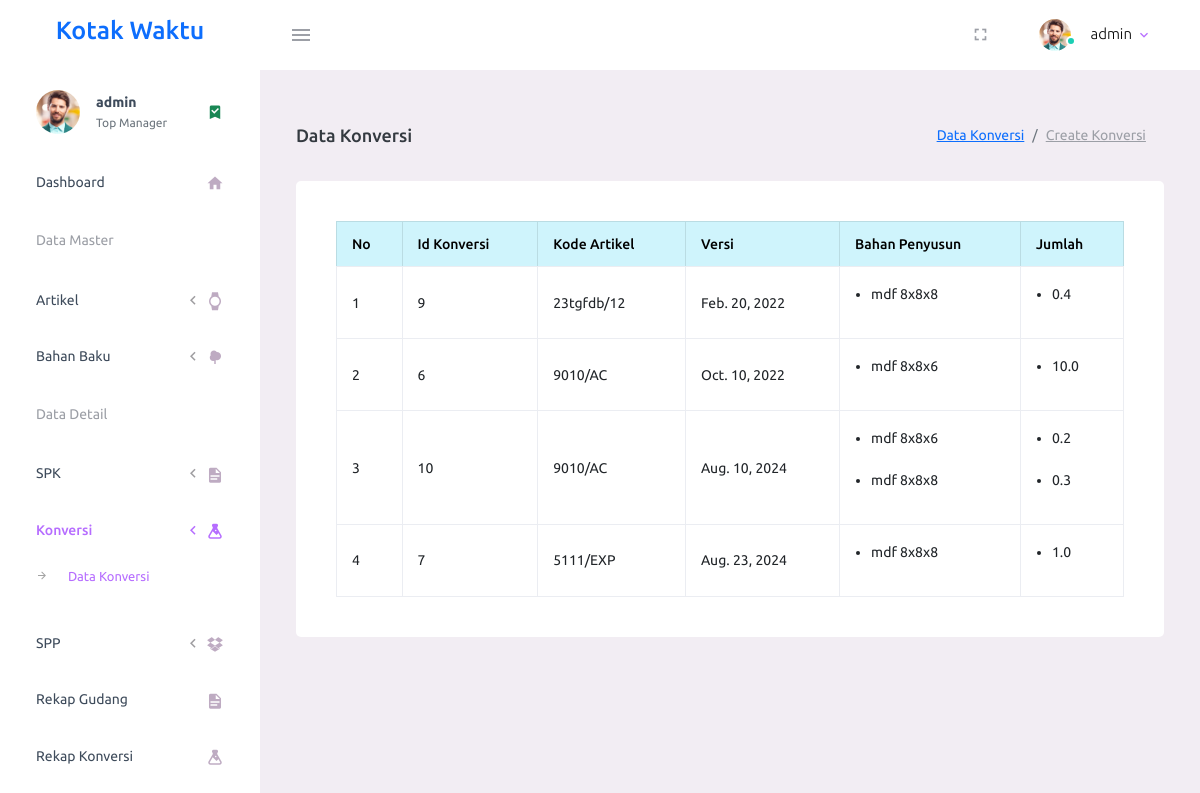
The app's page /read_konversi (signed in) with its own data.
### waktu/models.py (models this page shows)
class konversi(models.Model) :
    id_konversi = models.AutoField(primary_key=True)
    id_artikel = models.ForeignKey(artikel,on_delete=models.CASCADE)
    versi = models.DateField()
    def __str__(self) :
        return "{} - {}".format(self.id_artikel,self.versi)

class artikel(models.Model) :
    id_artikel = models.AutoField(primary_key=True)
    kode_artikel = models.CharField( max_length=100)
    keterangan =models.TextField(blank=True, null=True)
    def __str__(self) :
        return str(self.kode_artikel)

class detailkonversi(models.Model) :
    id_detailkonversi = models.AutoField(primary_key=True)
    id_konversi = models.ForeignKey(konversi,on_delete=models.CASCADE)
    id_bahanbaku = models.ForeignKey(bahanbaku,on_delete=models.CASCADE)
    kuantitas = models.FloatField()
    def __str__(self) :
        return str(self.id_detailkonversi)

class bahanbaku(models.Model) :
    id_bahanbaku= models.AutoField(primary_key=True)
    nama_bahanbaku = models.CharField(max_length=100)
    satuan =models.CharField(max_length=100)
    safety_stock = models.PositiveIntegerField()
    def __str__(self) :
        return str(self.nama_bahanbaku)

### waktu/decorators.py (the view)
        def wrap(request, *args, **kwargs) :
            group = None
            if request.user.groups.exists() :
                group = request.user.groups.all()[0].name
            if group in allowed_roles :
                return func(request, *args, **kwargs)
            else :
                return render(request, 'base/404.html')

### waktu/context_processors.py (called while the page is built)
def is_owner(request) :
    return {'is_owner': request.user.groups.filter(name='owner').exists()}

def is_admin(request) :
    return {'is_admin': request.user.groups.filter(name='admin').exists()}

def is_produksi(request) :
    return {'is_produksi': request.user.groups.filter(name='produksi').exists()}

def is_gudang(request) :
    return {'is_gudang': request.user.groups.filter(name='gudang').exists()}

### waktu/views.py (called while the page is built)
@login_required(login_url="login")
@role_required(["owner",'admin','gudang','produksi'])
def read_konversi(request) :
    konversiobj = models.konversi.objects.all().order_by('versi')
    detailkonv = []
    for i in konversiobj :
        list_detailobj = []
        detailkonvobj = models.detailkonversi.objects.filter(id_konversi=i.id_konversi)
        if not detailkonvobj.exists() :
            continue
        list_detailobj.append(i)
        list_detailobj.append(detailkonvobj)
        detailkonv.append(list_detailobj)
    print(detailkonv)
    return render(request,"konversi/read_konversi.html",{
        'konversiobj' : detailkonv
    })

### waktu/templates/konversi/read_konversi.html (shortened to what this page needs)
{% extends 'base/base.html' %}
{% block content %}
<div class="page-header">
    <h1 class="page-title">Data Konversi</h1>
    <nav aria-label="breadcrumb">
        <ol class="breadcrumb">
            <li class="breadcrumb-item "><a href="{% url 'read_konversi' %}">Data Konversi</a></li>
          <li class="breadcrumb-item active " aria-current="page" ><a class="text-muted" href="{% url 'create_konversi' %}">Create Konversi</a></li>
        </ol>
      </nav>
</div>
<div class="row">
    <div class="col-lg-12 grid-margin stretch-card">
        <div class="card">
            <div class="card-body">
                <div class="table-responsive">
                    <table class="table table-bordered" id="dataartikel">
                        <thead class="table-info">
                            <tr>
                                <th>No</th>
                                <th>Id Konversi</th>
                                <th>Kode Artikel</th>
                                <th>Versi</th>
                                <th>Bahan Penyusun</th>
                                <th>Jumlah</th>
                            </tr>
                        </thead>
                        <tbody>
                            {% for item in konversiobj %}
                            <tr>
                                <td>{{forloop.counter}}</td>
                                <td>{{item.0.id_konversi}}</td>
                                <td>{{item.0.id_artikel}}</td>
                                <td>{{item.0.versi}}</td>
                                <td>
                                    {% for i in item.1 %}
                                    <ul>
                                        <li>{{i.id_bahanbaku}}</li>
                                    </ul>
                                    {% endfor %}
                                </td>
                                <td>
                                    {% for i in item.1 %}
                                    <ul>
                                        <li>{{i.kuantitas}}</li>
                                    </ul>
                                    {% endfor %}
                                </td>
                            </tr>
                            {% endfor %}
                        </tbody>
                    </table>
                </div>
            </div>
        </div>
    </div>
</div>
{% endblock  %}

### waktu/templates/base/navbar.html (shortened to what this page needs)
{% load static %}
<nav class="navbar default-layout-navbar col-lg-12 col-12 p-0 fixed-top d-flex flex-row">
  <div class="text-center navbar-brand-wrapper d-flex align-items-center justify-content-center">
    <a class="navbar-brand brand-logo text-primary" href="index.html"><h3>Kotak Waktu</h3></a>
  </div>
  <div class="navbar-menu-wrapper d-flex align-items-stretch">
    <button class="navbar-toggler navbar-toggler align-self-center" type="button" data-toggle="minimize">
      <span class="mdi mdi-menu"></span>
    </button>
    <ul class="navbar-nav navbar-nav-right">
        <li class="nav-item d-none d-lg-block full-screen-link">
          <a class="nav-link">
            <i class="mdi mdi-fullscreen" id="fullscreen-button"></i>
          </a>
        </li>
      <li class="nav-item nav-profile dropdown">
        <a class="nav-link dropdown-toggle" id="profileDropdown" href="#" data-bs-toggle="dropdown" aria-expanded="false">
          <div class="nav-profile-img">
            <img src="{% static 'assets/images/faces/face1.jpg' %}" alt="">
            <span class="availability-status online"></span>
          </div>
          <div class="nav-profile-text">
            <p class="mb-1 text-black">{{user.username}}</p>
          </div>
        </a>
      </li>
  </div>
</nav>

### waktu/templates/base/sidebar.html (shortened to what this page needs)
{% load static %}
<nav class="sidebar sidebar-offcanvas" id="sidebar">
    <ul class="nav">
      <li class="nav-item nav-profile">
        <a href="#" class="nav-link">
          <div class="nav-profile-image">
            <img src="{% static 'assets/images/faces/face1.jpg' %}" alt="profile">
          </div>
          <div class="nav-profile-text d-flex flex-column">
            <span class="font-weight-bold mb-2">{{user.username}}</span>
            {% if is_owner or is_admin %}
            <span class="text-secondary text-small">Top Manager</span>
            {% elif is_gudang %}
            <span class="text-secondary text-small">Warehouse Staff</span>
            {% else %}
            <span class="text-secondary text-small">Production Staff</span>
            {% endif %}
          </div>
          <i class="mdi mdi-bookmark-check text-success nav-profile-badge"></i>
        </a>
      </li>
      <li class="nav-item">
        {% if is_owner %}
        <a class="nav-link" href="{% url 'base4' %}">
          <span class="menu-title">Dashboard</span>
          <i class="mdi mdi-home menu-icon"></i>
        </a>
        {% elif is_admin %}
        <a class="nav-link" href="{% url 'base3' %}">
          <span class="menu-title">Dashboard</span>
          <i class="mdi mdi-home menu-icon"></i>
        </a>
        {% elif is_gudang %}
        <a class="nav-link" href="{% url 'base' %}">
          <span class="menu-title">Dashboard</span>
          <i class="mdi mdi-home menu-icon"></i>
        </a>
        {% else %}
        <a class="nav-link" href="{% url 'base2' %}">
          <span class="menu-title">Dashboard</span>
          <i class="mdi mdi-home menu-icon"></i>
        </a>
        {% endif %}
      </li>
      {% if is_owner or is_admin %}
      <li class="nav-item nav-category">
        <span class="nav-link text-muted">Data Master</span>
      </li>
      <li class="nav-item">
        <a class="nav-link" data-bs-toggle="collapse" href="#ui-basic" aria-expanded="false" aria-controls="ui-basic">
          <span class="menu-title">Artikel</span>
          <i class="menu-arrow"></i>
          <i class="mdi mdi-watch menu-icon"></i>
        </a>
      </li>
      {% endif %}
      {% if is_owner or is_admin %}
      <li class="nav-item">
        <a class="nav-link" data-bs-toggle="collapse" href="#ui-basic2" aria-expanded="false" aria-controls="ui-basic2">
          <span class="menu-title">Bahan Baku</span>
          <i class="menu-arrow"></i>
          <i class="mdi mdi-tree menu-icon"></i>
        </a>
      </li>
      {% endif %}
      {% if is_owner or is_admin or is_produksi %}
      <li class="nav-item nav-category">
        <span class="nav-link text-muted">Data Detail</span>
      </li>
      <li class="nav-item">
        <a class="nav-link" data-bs-toggle="collapse" href="#ui-basic3" aria-expanded="false" aria-controls="ui-basic3">
          <span class="menu-title">SPK</span>
          <i class="menu-arrow"></i>
          <i class="mdi mdi-file-document menu-icon"></i>
        </a>
      </li>
      {% endif %}
      {% if is_owner or is_admin or is_gudang or is_produksi %}
      <li class="nav-item">
        <a class="nav-link" data-bs-toggle="collapse" href="#ui-basic4" aria-expanded="false" aria-controls="ui-basic4">
          <span class="menu-title">Konversi</span>
          <i class="menu-arrow"></i>
          <i class="mdi mdi-flask
          menu-icon"></i>
        </a>
        <div class="collapse" id="ui-basic4">
          <ul class="nav flex-column sub-menu">
            <li class="nav-item">
              <a class="nav-link" href="{% url 'read_konversi' %}">
                Data Konversi
              </a>
            </li>
          </ul>
        </div>
      </li>
      {% endif %}
      {% if is_owner or is_gudang or is_admin %}
      <li class="nav-item">
        <a class="nav-link" data-bs-toggle="collapse" href="#ui-basic6" aria-expanded="false" aria-controls="ui-basic6">
          <span class="menu-title">SPP</span>
          <i class="menu-arrow"></i>
          <i class="mdi mdi-dropbox
          menu-icon"></i>
        </a>
      </li>
      {% endif %}
      {% if is_owner or is_gudang or is_admin or is_produksi %}
      {% if is_owner or is_gudang or is_admin  %}
      <li class="nav-item">
        <a class="nav-link" href="{% url 'rekap_gudang' %}">
          <span class="menu-title">Rekap Gudang</span>
          <i class="mdi mdi-file-document menu-icon"></i>
        </a>
      </li>
      {% endif %}
      <li class="nav-item">
        <a class="nav-link" href="{% url 'rekap_konv' %}">
          <span class="menu-title">Rekap Konversi</span>
          <i class="mdi mdi-flask menu-icon"></i>
        </a>
      </li>
      {% endif %}
    </ul>
  </nav>

### records on screen
konversi: id_konversi "9", id_artikel.kode_artikel "23tgfdb/12", versi "Feb. 20, 2022"
detailkonversi: id_bahanbaku "mdf 8x8x8", kuantitas "0.4"
konversi: id_konversi "6", id_artikel.kode_artikel "9010/AC", versi "Oct. 10, 2022"
detailkonversi: id_bahanbaku "mdf 8x8x6", kuantitas "10.0"
konversi: id_konversi "10", id_artikel.kode_artikel "9010/AC", versi "Aug. 10, 2024"
detailkonversi: id_bahanbaku "mdf 8x8x6", kuantitas "0.2"
detailkonversi: id_bahanbaku "mdf 8x8x8", kuantitas "0.3"
konversi: id_konversi "7", id_artikel.kode_artikel "5111/EXP", versi "Aug. 23, 2024"
detailkonversi: id_bahanbaku "mdf 8x8x8", kuantitas "1.0"

### other values on screen
{{ user.username }} "admin"
